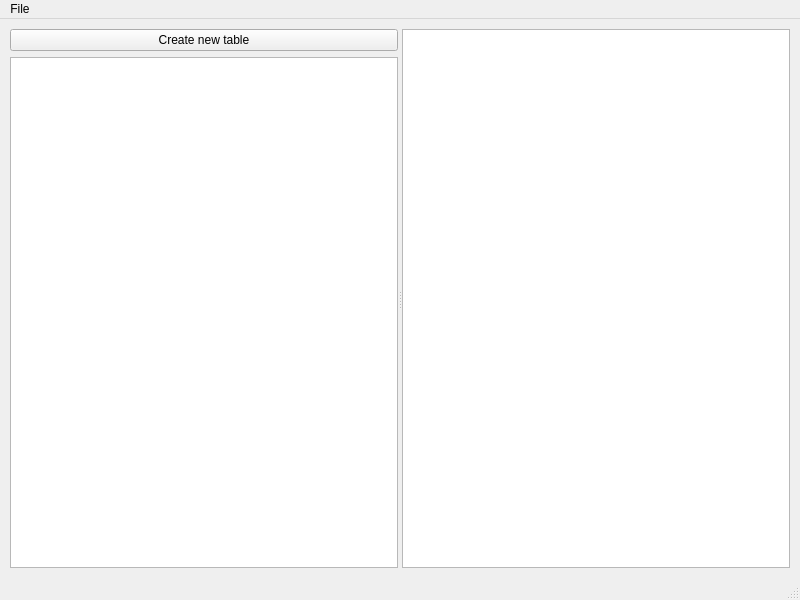
<?xml version="1.0" encoding="UTF-8"?>
<ui version="4.0">
 <class>MainWindow</class>
 <widget class="QMainWindow" name="MainWindow">
  <property name="geometry">
   <rect>
    <x>0</x>
    <y>0</y>
    <width>800</width>
    <height>600</height>
   </rect>
  </property>
  <property name="windowTitle">
   <string>Datebase</string>
  </property>
  <widget class="QWidget" name="centralwidget">
   <layout class="QGridLayout" name="gridLayout">
    <item row="0" column="0">
     <widget class="QSplitter" name="splitter">
      <property name="orientation">
       <enum>Qt::Horizontal</enum>
      </property>
      <property name="handleWidth">
       <number>2</number>
      </property>
      <property name="childrenCollapsible">
       <bool>false</bool>
      </property>
      <widget class="QWidget" name="sideWidget" native="true">
       <property name="minimumSize">
        <size>
         <width>200</width>
         <height>0</height>
        </size>
       </property>
       <layout class="QVBoxLayout" name="sideWidgetLayout">
        <property name="leftMargin">
         <number>1</number>
        </property>
        <property name="topMargin">
         <number>1</number>
        </property>
        <property name="rightMargin">
         <number>1</number>
        </property>
        <property name="bottomMargin">
         <number>1</number>
        </property>
        <item>
         <widget class="QPushButton" name="createNewTableBtn">
          <property name="text">
           <string>Create new table</string>
          </property>
         </widget>
        </item>
        <item>
         <widget class="QListView" name="tableListView"/>
        </item>
       </layout>
      </widget>
      <widget class="QWidget" name="mainWidget" native="true">
       <layout class="QVBoxLayout" name="mainWidgetLayout">
        <property name="leftMargin">
         <number>1</number>
        </property>
        <property name="topMargin">
         <number>1</number>
        </property>
        <property name="rightMargin">
         <number>1</number>
        </property>
        <property name="bottomMargin">
         <number>1</number>
        </property>
        <item>
         <widget class="QTableView" name="tableView"/>
        </item>
       </layout>
      </widget>
     </widget>
    </item>
   </layout>
  </widget>
  <widget class="QMenuBar" name="menubar">
   <property name="geometry">
    <rect>
     <x>0</x>
     <y>0</y>
     <width>800</width>
     <height>22</height>
    </rect>
   </property>
   <widget class="QMenu" name="menuFile">
    <property name="title">
     <string>File</string>
    </property>
    <addaction name="actionNew_database"/>
    <addaction name="actionOpen_database"/>
    <addaction name="actionSave"/>
    <addaction name="actionSave_as"/>
   </widget>
   <addaction name="menuFile"/>
  </widget>
  <widget class="QStatusBar" name="statusbar"/>
  <action name="actionNew_database">
   <property name="text">
    <string>New database</string>
   </property>
  </action>
  <action name="actionOpen_database">
   <property name="text">
    <string>Open database</string>
   </property>
  </action>
  <action name="actionSave">
   <property name="text">
    <string>Save</string>
   </property>
  </action>
  <action name="actionSave_as">
   <property name="text">
    <string>Save as...</string>
   </property>
  </action>
 </widget>
 <resources/>
 <connections/>
</ui>
